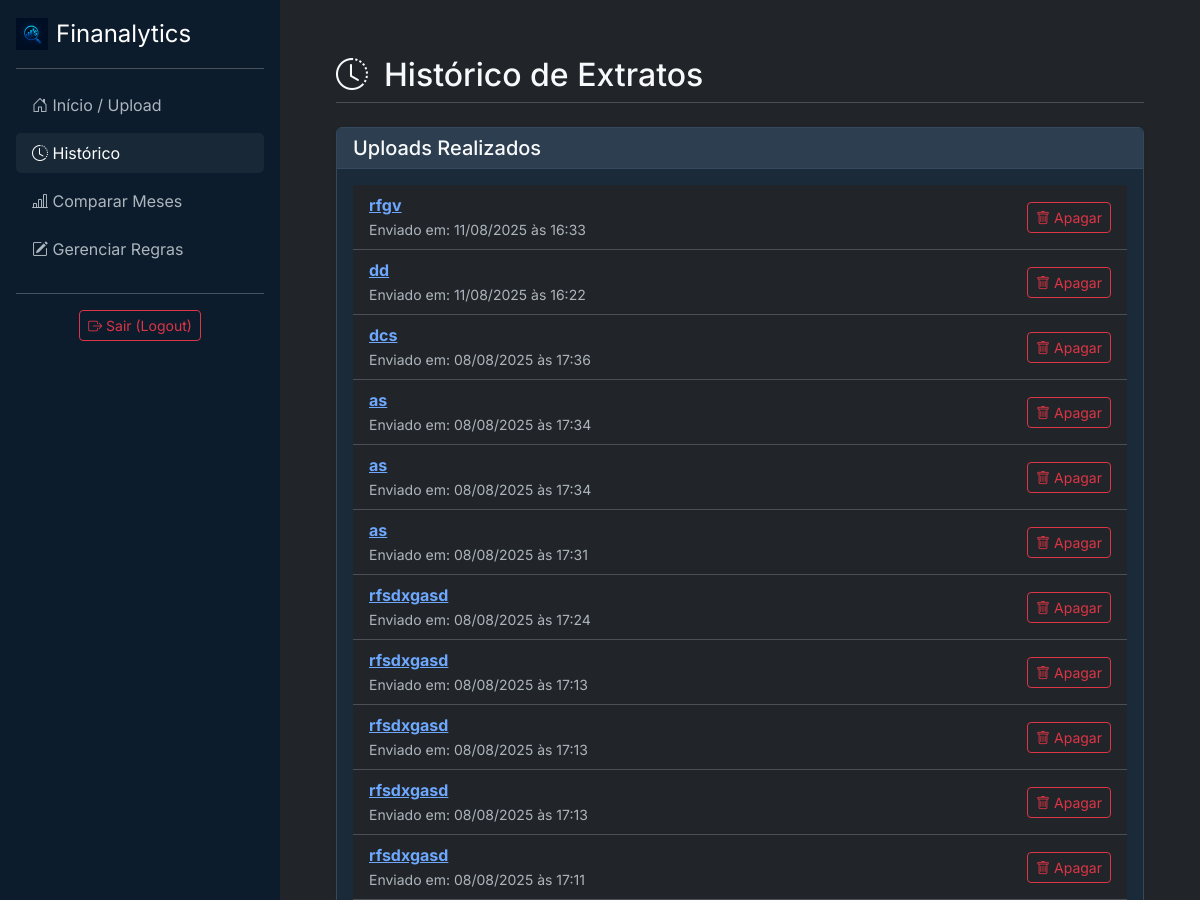
Page /historico/ (signed in, upper part) on the earlier database version.
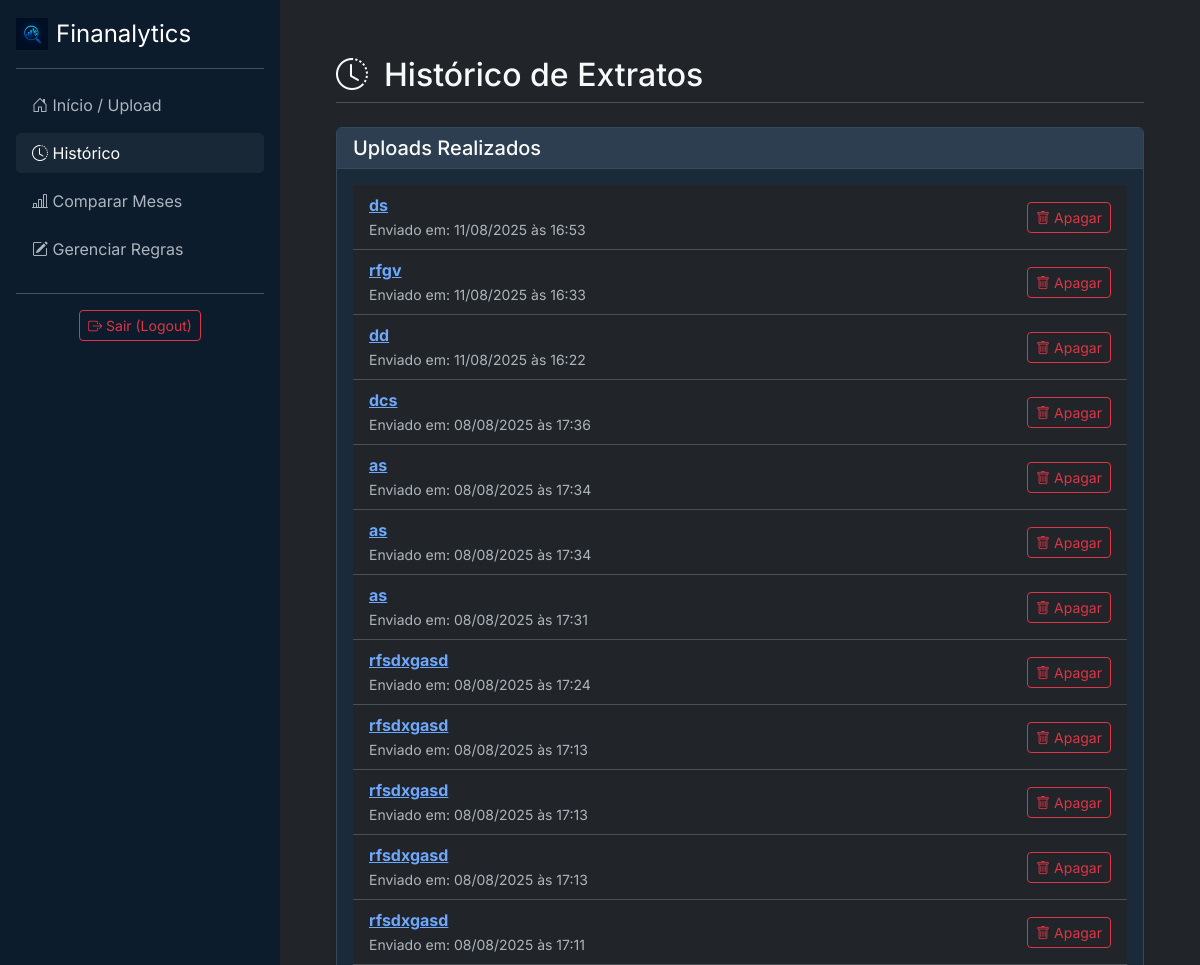
Same page on the later database version.
### analisador/models.py (models this page shows, shortened)
class Extrato(models.Model):
    usuario = models.ForeignKey(User, on_delete=models.CASCADE)
    mes_referencia = models.CharField(max_length=50, help_text="Ex: Julho/2025")
    data_upload = models.DateTimeField(auto_now_add=True) # Salva a data do upload automaticamente

### analisador/views.py (the view)
# urls.py: path('historico/', views.historico_extratos, name='historico'),
@login_required
def historico_extratos(request):
    extratos = Extrato.objects.filter(usuario=request.user).order_by('-data_upload')
    contexto = {
        'extratos': extratos,
        'active_page': 'historico'
    }
    return render(request, 'analisador/historico.html', contexto)

### analisador/templates/analisador/historico.html (shortened to what this page needs)
{% extends 'analisador/base.html' %}
{% block content %}
    <div class="d-flex justify-content-between align-items-center mb-4 pb-2 border-bottom">
        <h1 class="h2 mb-0"><i class="bi bi-clock-history me-3"></i>Histórico de Extratos</h1>
    </div>
    <div class="card shadow-sm">
        <div class="card-header">
            <h5 class="card-title mb-0">Uploads Realizados</h5>
        </div>
        <div class="card-body">
{% if extratos %}
    <ul class="list-group list-group-flush">
        {% for extrato in extratos %}
        <li class="list-group-item d-flex justify-content-between align-items-center">
            <div>
                <a href="{% url 'pagina_relatorio' extrato_id=extrato.id %}">
                    <strong>{{ extrato.mes_referencia }}</strong>
                </a>
                <br>
                <small class="text-muted">Enviado em: {{ extrato.data_upload|date:"d/m/Y \à\s H:i" }}</small>
            </div>
            <div>
                <form action="{% url 'apagar_extrato' extrato_id=extrato.id %}" method="POST" onsubmit="return confirm('Tem certeza que deseja apagar este extrato e todas as suas transações? Esta ação não pode ser desfeita.');">
                    <button type="submit" class="btn btn-sm btn-outline-danger">
                        <i class="bi bi-trash"></i> Apagar
                    </button>
                </form>
            </div>
        </li>
        {% endfor %}
    </ul>
{% else %}
    <p class="text-center text-muted">Você ainda não enviou nenhum extrato.</p>
{% endif %}
        </div>
    </div>
{% endblock %}

Differences in the rows shown:
added Extrato: mes_referencia "ds", data_upload "11/08/2025 às 16:53"
